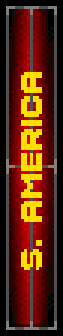
#> input picture app/art/screens/pretemp/tab_sa_on.png, 21 x 112 px (shown 3 times larger)
$ python -i build_pretemp_states_from_frames.py   (imports and definitions only)
#> lines starting #> are read from the running program, lines starting #| are printed output that depends on the picture; after the words box and inside, x2 and y2 are one past the last pixel; in counts of white or black regions, pixels touching at a corner belong together
#> further down, picture is the input picture: PIL image 21x112 RGB; mean R, G, B 91.7, 37.7, 11.8
#!/usr/bin/env python3
"""PRESEASON picker state chrome from the 2026-07-12 wine captures.

Sources (real MANAGER.EXE frames, captured live under this repo's .wineprefix —
see docs/re/pretemporada_screen_re.md "Home/away + stadium line"):
  screenshots/wine-captures-2026-07-12/pretemp_samerica_tab_active.png
      first-ever capture of the S.AMERICA tab active: real tab strips + the
      SUDAMERICA map WITH its runtime flag markers drawn.
  screenshots/wine-captures-2026-07-12/pretemp_slot4_wimbledon_selhurst_away_skipwashed.png
      4/4 rival slots full: SKIP washed (disabled), CONTINUE hot.

Outputs:
  app/art/screens/pretemp/tab_eu_off.png / tab_sa_on.png   (3,78)/(3,190) 21x112
  app/art/screens/pretemp/sudamerica_flags.png             (27,80) 300x220
  app/art/screens/pretemp/skip_off.png                     (501,331) 116x30
  app/art/screens/pretemp/continue_hot.png                 (501,438) 116x30
  app/data/pretemp_flag_markers_sa.json                    SAD-matched markers

Marker identity is resolved structurally: detect the 16x12 black-bordered
marker rects, then SAD-match each 14x10 interior against the S.American PAISES
flags (app/art/flags/flag_<code>.png) — do NOT hand-guess countries (same
doctrine as the EUROPA build).
"""

from __future__ import annotations

import json
from pathlib import Path

import numpy as np
from PIL import Image

ROOT = Path(__file__).resolve().parents[2]
CAP = ROOT / "screenshots/wine-captures-2026-07-12"
ART = ROOT / "app/art/screens/pretemp"
SA_FRAME = CAP / "pretemp_samerica_tab_active.png"
FULL_FRAME = CAP / "pretemp_slot4_wimbledon_selhurst_away_skipwashed.png"

# S.American PAISES codes present in the game DB (game_db clubs / country_codes.json)
SA_CODES = {
    3: "ARGENTINA",
    8: "BOLIVIA",
    10: "BRAZIL",
    14: "CHILE",
    16: "COLOMBIA",
    57: "URUGUAY",
    59: "PERU",
    64: "PARAGUAY",
    72: "VENEZUELA",
    89: "ECUADOR",
}
MAP_XY = (27, 80)
MAP_WH = (300, 220)
MARKER_WH = (14, 10)  # inner flag size; border rect is 16x12 (measured off the frame)


def cut(img: Image.Image, x: int, y: int, w: int, h: int, out: Path) -> None:
    img.crop((x, y, x + w, y + h)).save(out)
    print(f"wrote {out.relative_to(ROOT)} ({w}x{h})")


def _border_rects(arr: np.ndarray) -> list[tuple[int, int]]:
    """Marker candidates: 20x15 rects whose 1px perimeter is near-black and whose
    interior is not (the map flags all carry the 1px black border)."""
    dark = arr.sum(axis=2) < 150
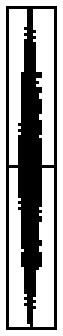
#> dark: shape (112, 21) bool (shown 3 times larger); 64.2% white; 1 black region, box (x1, y1, x2, y2) and area: (2, 2, 19, 110) 842
    h, w = dark.shape
#> h = 112; w = 21
    hits: list[tuple[int, int]] = []
    for y in range(h - 12):
        for x in range(w - 16):
            if not (dark[y, x] and dark[y, x + 15] and dark[y + 11, x] and dark[y + 11, x + 15]):
                continue
            if not (
                dark[y, x : x + 16].all()
                and dark[y + 11, x : x + 16].all()
                and dark[y : y + 12, x].all()
                and dark[y : y + 12, x + 15].all()
            ):
                continue
            if dark[y + 1 : y + 11, x + 1 : x + 15].mean() > 0.5:
                continue  # solid dark block, not a flag
            hits.append((x, y))
#> after the loop, hits = []
    # de-dupe near-identical origins (border detector fires on 1px shifts)
    dedup: list[tuple[int, int]] = []
    for x, y in hits:
        if all(abs(x - a) + abs(y - b) > 4 for a, b in dedup):
            dedup.append((x, y))
#> after the loop, dedup = []
    return dedup


def match_markers(map_img: Image.Image) -> list[dict]:
    arr = np.asarray(map_img.convert("RGB"), dtype=np.int16)
    fw, fh = MARKER_WH
    rects = _border_rects(arr)
#> rects = []
    print(f"  {len(rects)} bordered marker rects detected")
#|   0 bordered marker rects detected
    flags = {}
    for code, name in sorted(SA_CODES.items()):
        fp = ROOT / f"app/art/flags/flag_{code:03d}.png"
        if fp.exists():
            flags[code] = np.asarray(
                Image.open(fp).convert("RGB").resize(MARKER_WH, Image.NEAREST), dtype=np.int16
            )
        else:
            print(f"  flag_{code:03d} ({name}): MISSING flag art")
    # score every (rect, flag) pair on the interior patch, assign greedily best-first
    pairs = []
    for x, y in rects:
        patch = arr[y + 1 : y + 11, x + 1 : x + 15]
        for code, fl in flags.items():
            err = float(np.abs(patch - fl).sum()) / (fw * fh * 3 * 255.0)
            pairs.append((err, x, y, code))
#> this loop made 0 passes
#> after the loop, pairs = []
    pairs.sort()
    used_r: set[tuple[int, int]] = set()
    used_c: set[int] = set()
    found: list[dict] = []
    for err, x, y, code in pairs:
        if (x, y) in used_r or code in used_c:
            continue
        used_r.add((x, y))
        used_c.add(code)
        found.append(
            {
                "code": code,
                "name": SA_CODES[code],
                "x": int(x + 1 + MAP_XY[0]),
                "y": int(y + 1 + MAP_XY[1]),
                "err": round(err, 4),
            }
        )
#> after the loop, found = []; used_c = 0 items; used_r = 0 items
    found.sort(key=lambda m: m["name"])
    for m in found:
        print(f"  {m['name']:11s} code {m['code']:3d} abs ({m['x']},{m['y']}) err {m['err']}")
    if len(found) != len(rects):
        print(f"  WARNING: {len(rects)} rects but {len(found)} assigned")
    return found


def main() -> None:
    sa = Image.open(SA_FRAME).convert("RGB")
    full = Image.open(FULL_FRAME).convert("RGB")
    ART.mkdir(parents=True, exist_ok=True)

    # tab strips (widget rects R_TAB_EU/R_TAB_SA from the reversed creation fn)
    cut(sa, 3, 78, 21, 112, ART / "tab_eu_off.png")
    cut(sa, 3, 190, 21, 112, ART / "tab_sa_on.png")
    # the SA map with its runtime flags baked (as the EUROPA chrome bakes its 47)
    cut(sa, *MAP_XY, *MAP_WH, ART / "sudamerica_flags.png")
    # button states: rects grown -2,-2,+4,+5 for the bevel shadow (delete_on doctrine)
    cut(full, 501, 331, 116, 30, ART / "skip_off.png")
    cut(full, 501, 438, 116, 30, ART / "continue_hot.png")

    print("SAD-matching S.American flag markers:")
    markers = match_markers(
        sa.crop((MAP_XY[0], MAP_XY[1], MAP_XY[0] + MAP_WH[0], MAP_XY[1] + MAP_WH[1]))
    )
    out = ROOT / "app/data/pretemp_flag_markers_sa.json"
    out.write_text(json.dumps({"markers": markers}, indent=1) + "\n")
    print(f"wrote {out.relative_to(ROOT)} ({len(markers)} markers)")


# [2 lines not run here, left out]

>>> from PIL import Image
>>> picture = Image.open('../../app/art/screens/pretemp/tab_sa_on.png')
>>> result = match_markers(picture)
#> result = []
